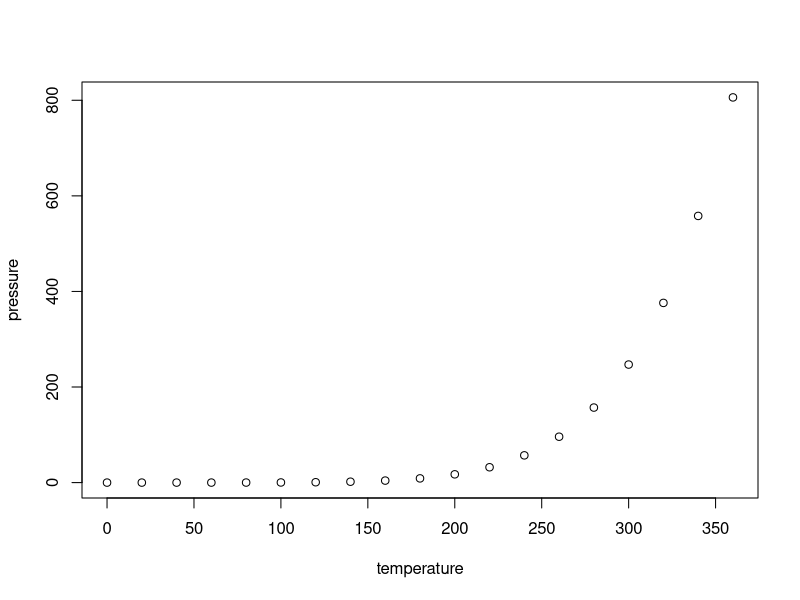
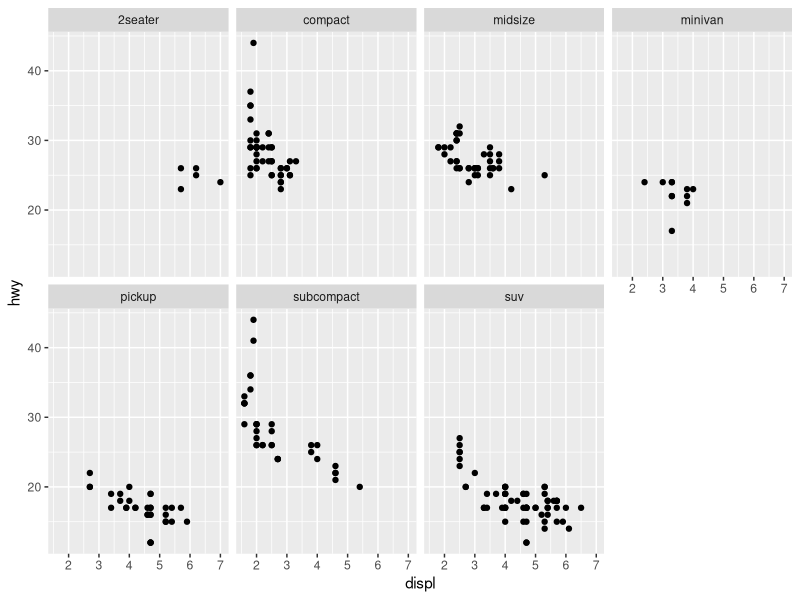
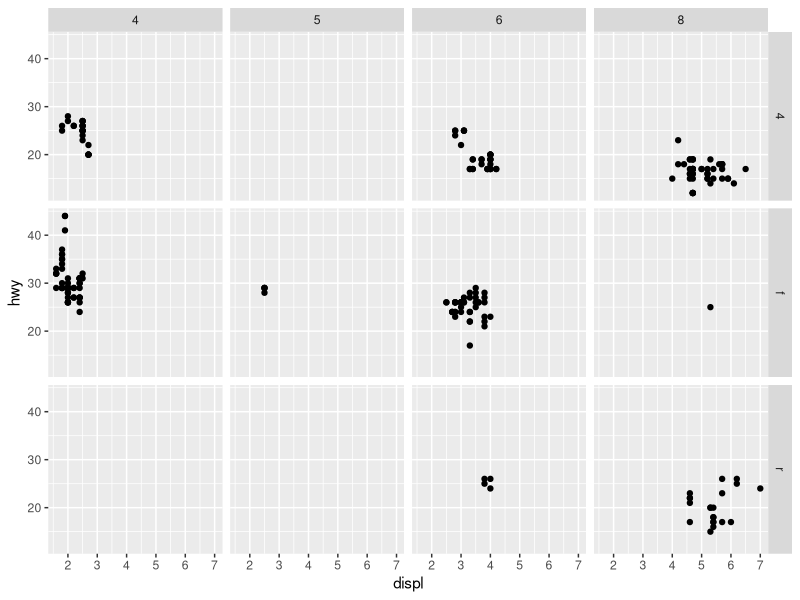
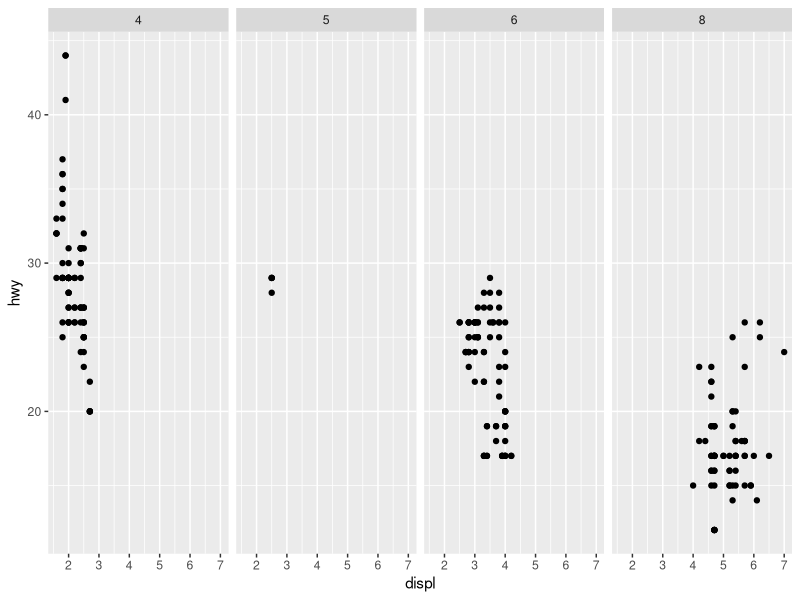
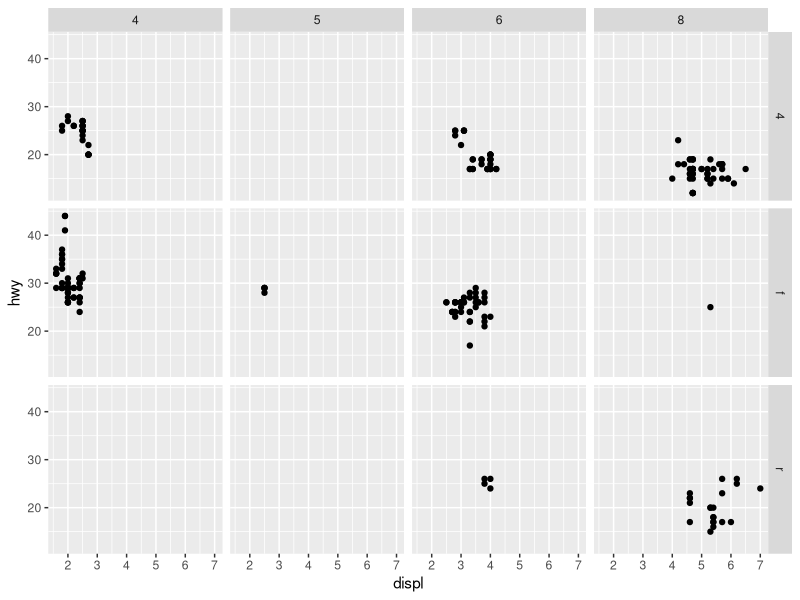
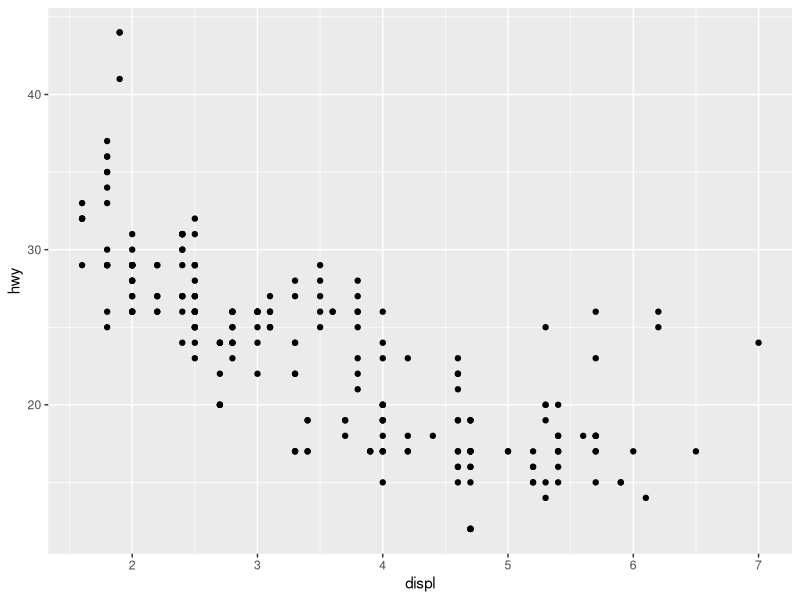
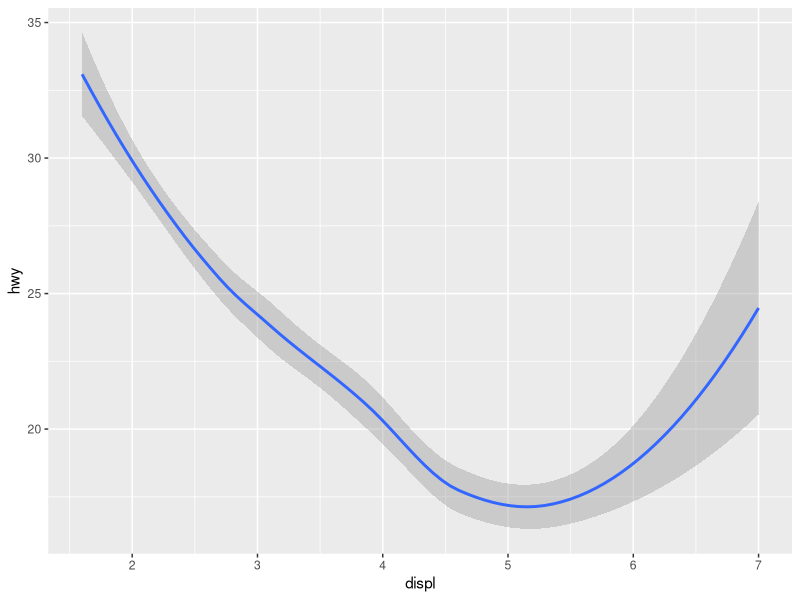
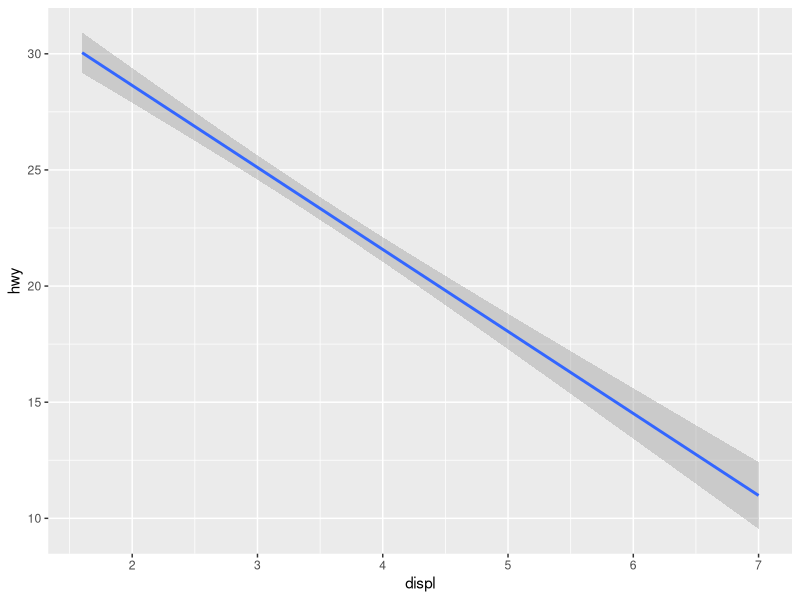

These charts were generated, in order, by the following R code:
## ---- chunk 1
knitr::opts_chunk$set(echo = TRUE)
library(tidyverse)
## ---- chunk 2
summary(cars)
## ---- chunk 3
plot(pressure)
## ---- chunk 4
print("a")
## ---- chunk 5
# draw each panel depending on its class.
ggplot(data=mpg)+
  geom_point(mapping = aes(x=displ,y=hwy))+
  facet_wrap(~class,nrow=2)  # draw all panels in two rows

## ---- chunk 6
ggplot(data=mpg)+
  geom_point(mapping = aes(x=displ,y=hwy))+
  facet_grid(drv~cyl) # show all combinations of the two variables
## ---- chunk 7
ggplot(data=mpg)+
  geom_point(mapping = aes(x=displ,y=hwy))+
  facet_grid(.~cyl) #fomular  # if you put a "." then you could draw panels with only one variable
## ---- chunk 8
ggplot(data=mpg)+
  geom_point(mapping = aes(x=displ,y=hwy))+
  facet_grid(drv~cyl) # show all combinations of two variables
## ---- chunk 9
ggplot(data=mpg)+
  geom_point(mapping = aes(x=displ,y=hwy)) 
## ---- chunk 10
ggplot(data=mpg)+
  geom_smooth(mapping = aes(x=displ,y=hwy))   # the default method is "Loess"
## ---- chunk 11
ggplot(data=mpg)+
  geom_smooth(mapping = aes(x=displ,y=hwy),method="lm")  # if you want a straight line instead of a curve
## ---- chunk 12
ggplot(data=mpg)+
  geom_smooth(mapping = aes(x=displ,y=hwy,linetype=drv))  # now the data are broken into 3 categories based on the type of "drv"
## ---- chunk 13
# multiple layers
ggplot(data=mpg)+
  geom_point(mapping = aes(x=displ,y=hwy,color=drv))+
  geom_smooth(mapping = aes(x=displ,y=hwy,linetype=drv,color=drv)) 
## ---- chunk 14
# some part appear twice in the codes and they are the same, so we could put them in the first () and you don't need to type them twice
ggplot(data=mpg,mapping = aes(x=displ,y=hwy,color=drv))+ # mapping here applies for everything below
  geom_point()+
  geom_smooth(mapping = aes(linetype=drv)) 
## ---- chunk 15
ggplot(data=mpg,mapping = aes(x=displ,y=hwy,color=drv,linetype=drv))+
  geom_point()+
  geom_smooth() 
## ---- chunk 16
ggplot(data=mpg,mapping = aes(x=displ,y=hwy,linetype=drv))+
  geom_point(mapping = aes(color=class))+
  geom_smooth() 
## ---- chunk 17
# filter the data and draw fitting curve for only one class
ggplot(data=mpg,mapping = aes(x=displ,y=hwy))+
  geom_point(mapping = aes(color=class))+
  geom_smooth(data=filter(mpg,class=="subcompact"),se=FALSE)  # se is the error bar
## ---- chunk 18
summary(diamonds)
ggplot(data=diamonds)+
  geom_bar(mapping=aes(x=cut))
## ---- chunk 19
demo<-tribble(
  ~cut,~freq,
  "Fair",1610,
  "Good",4906,
  "Very Good",12082,
  "Premium",13791,
  "Ideal",21551
)
ggplot(data=demo)+
  geom_bar(mapping=aes(x=cut,y=freq),stat="identity") # when stat is "count", then it will count the frequency of data in each group. If it's "identity". it will plot the value of y directly but not count the freq
## ---- chunk 20
ggplot(data=diamonds)+
  geom_bar(mapping=aes(x=cut,fill=clarity)) # show the parts of the bar according to "clarity"
## ---- chunk 21
ggplot(data=diamonds)+
  geom_bar(mapping=aes(x=cut,fill=clarity),position="fill") # position is how the bars are arranged
## ---- chunk 22
ggplot(data=diamonds)+
  geom_bar(mapping=aes(x=cut,fill=clarity),position="dodge") # dodge means bars avoiding overlapping with each other
## ---- chunk 23
ggplot(data=mpg)+
  geom_point(mapping=aes(x=displ,y=hwy),position="jitter") # will not look like dots are on the grids # add a fluctuation to x and y
## ---- chunk 24
ggplot(data=mpg)+
  geom_jitter(mapping=aes(x=displ,y=hwy)) # will not look like dots are on the grids
